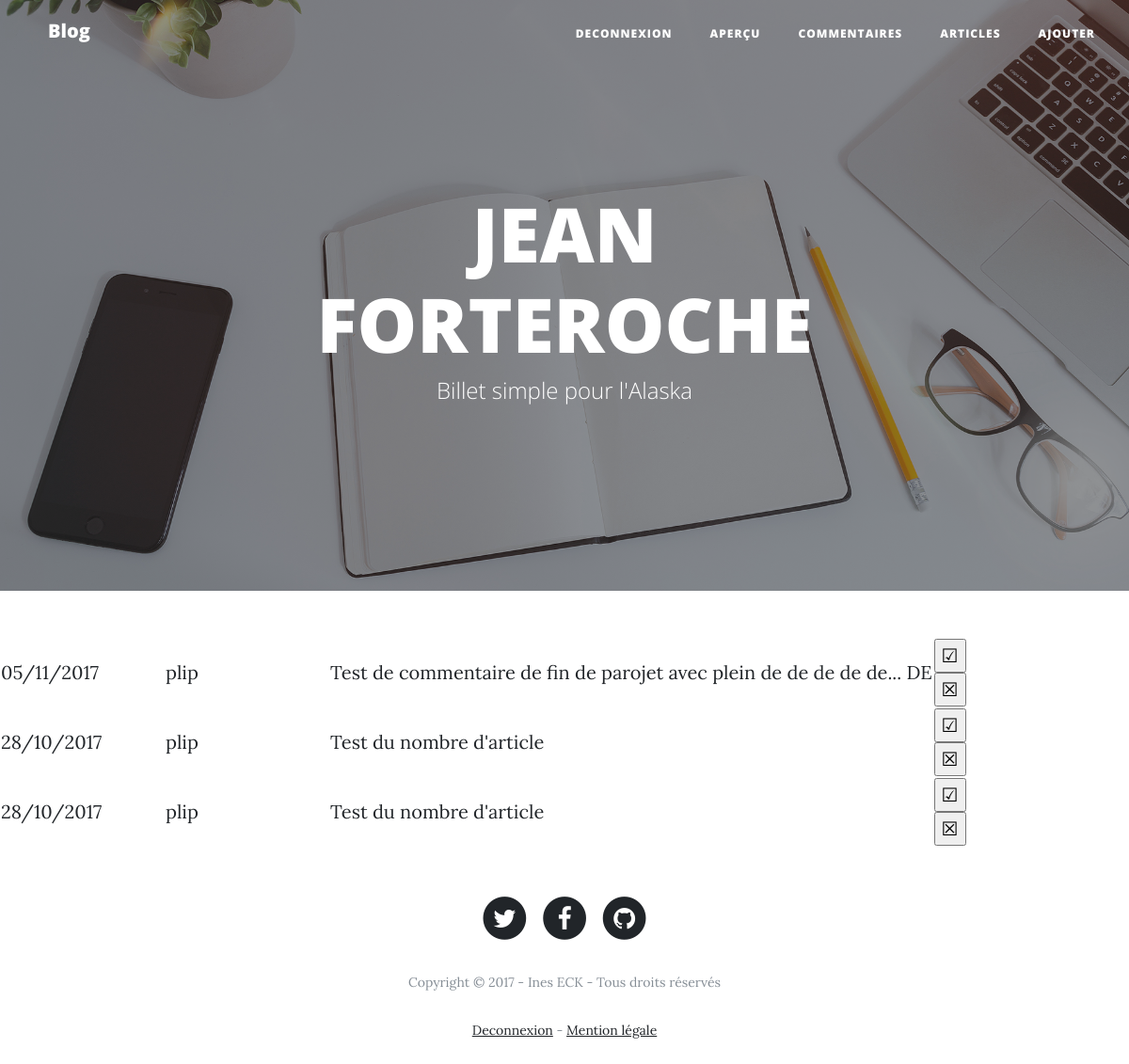
Screenshot of /index.php?commentAdmin (signed in) with the database file from the repository.
### tables this page shows
CREATE TABLE `Comment` (
  `id` int(10) NOT NULL,
  `content` text NOT NULL,
  `dateCreation` datetime NOT NULL,
  `id_article` int(10) NOT NULL,
  `signaler` tinyint(1) NOT NULL,
  `id_user` int(10) NOT NULL
);

CREATE TABLE `User` (
  `id` int(10) NOT NULL,
  `mail` varchar(100) NOT NULL,
  `prenom` varchar(100) NOT NULL,
  `mdp` varchar(200) NOT NULL,
  `admin` tinyint(1) NOT NULL
);

### index.php (called while the page is built, shortened)
<?php
include 'controller/Controller.php';
$controller= new Controller();
if(empty($_SERVER['QUERY_STRING'])){
  $controller->homeController();
}
elseif(isset($_GET['article'])){
  $controller->articleController($_GET['article']);
}
elseif(isset($_GET['connexion'])){
  $controller->connexionController($_GET['connexion']);
}
elseif(isset($_GET['inscription'])){
  $controller->inscriptionController($_GET['inscription']);
}
elseif(isset($_GET['commentConnect'])){
  $controller->commentController($_GET['commentConnect']);
}
elseif(isset($_GET['articleAdmin'])){
  $controller->articleAdmin($_GET['articleAdmin']);
}
elseif(isset($_GET['commentAdmin'])){
  $controller->commentAdmin($_GET['commentAdmin']);
}
elseif(isset($_GET['articleAdd'])){
  $controller->articleAdd($_GET['articleAdd']);
}
elseif(isset($_GET['login'])){
  ControllerLogin::getLogin();
}
elseif(isset($_GET['inscripValid'])){
  ControllerInscript::getInscript();
}
elseif(isset($_GET['deconnexion'])){
  ControllerDeconnexion::deconnexionController();
}
elseif(isset($_GET['signaler'])){
   ControllerSignaler::signalEffect();
}
elseif(isset($_GET['modifierArticle'])){
   $controller->modifierArticle($_POST['id']);
}
elseif(isset($_GET['articleModifier'])){
  ControllerArticle::modifierArticle();
}
elseif(isset($_GET['supprimerArticle'])){
  ControllerArticle::supprimerArticle();
}
elseif(isset($_GET['accepterComment'])){
  ControllerComment::accepterComment();
}
elseif(isset($_GET['supprimerComment'])){
   ControllerComment::supprimerComment();
}
elseif(isset($_GET['commentAdd'])){
   ControllerCommentAdd::commentAdd();
}
elseif(isset($_GET['articleAddAdmin'])){
   ControllerArticle::articleAddAdmin();
}
else{
  $controller->errorController();
}

### model/DatabaseConnexion.php (called while the page is built)
<?php
class DatabaseConnexion {
  public static function getDatabaseConnect() {
    try
    {
      $dsn = "mysql:host=localhost;dbname=blog-p3-MVC";
      $db_user = "lerna";
      $db_mdp = "lerna";
      $db = new PDO($dsn,$db_user,$db_mdp);
      $db->setAttribute(PDO::ATTR_DEFAULT_FETCH_MODE, PDO::FETCH_ASSOC);
    }
    catch(Exception $e)
    {
      die('Erreur : '.$e->getMessage());
    }
    return $db;
  }
}

### model/AbstractEntityRepository.php (called while the page is built, shortened)
<?php
class AbstractEntityRepository{
  public function __construct(){
    $this->db=DatabaseConnexion::getDatabaseConnect();
  }
}

### model/CommentRepository.php (called while the page is built, shortened)
<?php
require_once('Comment.php');
require_once('AbstractEntityRepository.php');
class CommentRepository extends AbstractEntityRepository{
  public function findAllBySignale(){
    $req = $this -> db -> query('SELECT Comment.*, User.prenom as author FROM Comment INNER JOIN User WHERE User.id = Comment.id_user ORDER BY `signaler` DESC, dateCreation DESC');
    $req->setFetchMode(PDO::FETCH_CLASS|PDO::FETCH_PROPS_LATE, 'Comment');
    $req -> execute();
    $datas = $req -> fetchAll();
    return $datas;
  }
}

### view/commentAdmin.php (the view, shortened to what this page needs)
<div class="containerAdmin">
  <table>
    <?php foreach ($comments as $comment):
      if($comment->getSignaler()== '1'){
        echo "<tr id='signalOk'>";
      }else echo "<tr id='signalNo'>"
    ?>
        <td style="width:15%"><?php echo $comment -> getDateCreation(); ?></td>
        <td style="width:15%"><?php echo $comment -> getAuthor(); ?></td>
        <td style="width:55%"><?php echo $comment -> getContent(); ?></td>
        <td style="width:15%">
          <form method="post" action="index.php?accepterComment">
            <input class="submitBillet" type="submit" value="&#9745;" title="Accepter">
          </form>
          <form method="post" action="index.php?supprimerComment">
            <input class="submitBillet" type="submit" value="&#9746;" title="Supprimer">
          </form>
        </td>
    </tr>
    <?php endforeach; ?>
  </table>
</div>

### model/Comment.php (shortened to what this page needs)
<?php
class Comment{
  protected $author;
  protected $content;
  protected $dateCreation;
  protected $signaler;
  public function getAuthor(){
    return $this->author;
  }
  public function getContent(){
    return $this->content;
  }
  public function getSignaler(){
    return $this->signaler;
  }
  public function getDateCreation(){
    try {
        $date = new DateTime($this->dateCreation);
    } catch (Exception $e) {
        echo $e->getMessage();
        exit(1);
    }
    echo $date->format('d/m/Y');
  }
}

### rows the page displays
comment: dateCreation "05/11/2017", id_user.prenom "plip", content "Test de commentaire de fin de parojet avec plein de de de de de... DE"
comment: dateCreation "28/10/2017", id_user.prenom "plip", content "Test du nombre d'article"
comment: dateCreation "28/10/2017", id_user.prenom "plip", content "Test du nombre d'article"
